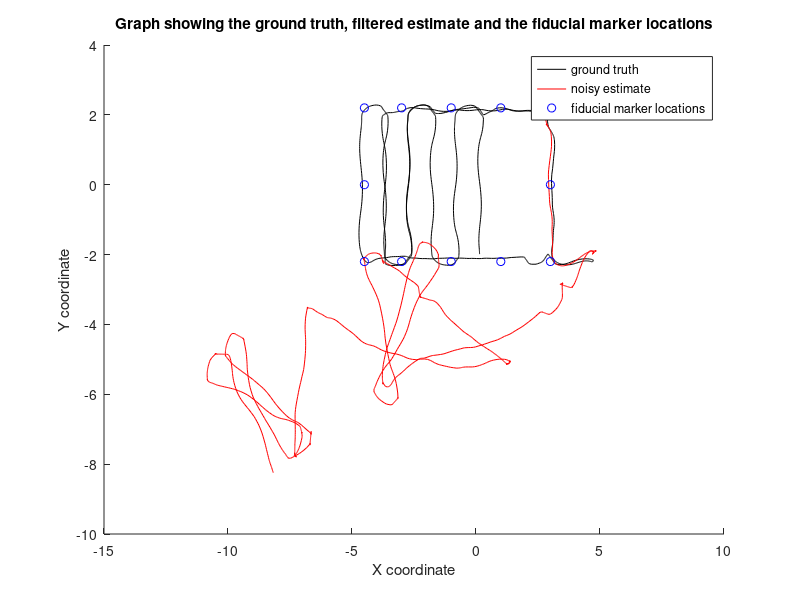

Here is the MATLAB script that generated this plot:
%%%%%%%%%%%%%%%%%%%%%%%%%%%%%%%%%%%%%
% Probabilistic Robotics Assignment
% Task 2: Mapping Part 1
% By Luca J. Ricagni
%%%%%%%%%%%%%%%%%%%%%%%%%%%%%%%%%%%%%

%% Clear
close all   % Close all figures
clear       % Clear all variables in workspace
clc         % Clear command window

%% Import relevant data files

ground_truth_pose = load('ground_truth_pose.dat');      % Import ground truth pose
noisy_pose_estimate = load('noisy_pose_estimate.dat');  % Import noisy pose estimates


%% Declare fiducial locations (x,y) coords
fiducial_locations = [3 2.2;        % Fuducial 1
                      3 0;          % Fuducial 2
                      3 -2.2;       % Fuducial 3
                      1 -2.2;       % Fuducial 4
                      -1 -2.2;      % Fuducial 5
                      -3 -2.2;      % Fuducial 6
                      -4.5 -2.2;    % Fuducial 7
                      -4.5 0;       % Fuducial 8
                      -4.5 2.2;     % Fuducial 9
                      -3 2.2;       % Fuducial 10
                      -1 2.2;       % Fuducial 11
                      1 2.2];       % Fuducial 12

%% Plot

figure(1)                                                       % Open figure for plotting
hold on                                                         % Keep figure open
plot(ground_truth_pose(:,1), ground_truth_pose(:,2), 'k')       % Plot ground truth pose in black
plot(noisy_pose_estimate(:,1), noisy_pose_estimate(:,2), 'r')   % Plot noisy pose estimate in red
plot(fiducial_locations(:,1), fiducial_locations(:,2), 'ob')    % Plot fiducial landmarks locations

title('Graph showing the ground truth, filtered estimate and the fiducial marker locations') % Add title to plot
legend('ground truth', 'noisy estimate', 'fiducial marker locations') % Add key to graph

xlabel('X coordinate') % Add label to x axis
ylabel('Y coordinate') % Add label to y axis


